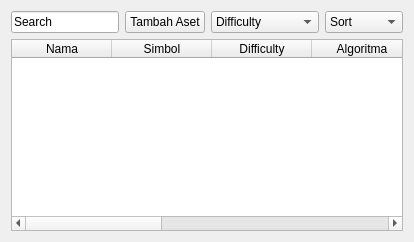
        <widget class="QWidget" name="AsetKripto">
         <attribute name="title">
          <string>Aset Kripto</string>
         </attribute>
         <layout class="QVBoxLayout" name="verticalLayout_7" stretch="0,0">
          <item>
           <layout class="QHBoxLayout" name="horizontalLayout">
            <item>
             <widget class="QLineEdit" name="lineEdit">
              <property name="text">
               <string>Search</string>
              </property>
             </widget>
            </item>
            <item>
             <widget class="QPushButton" name="pushButton_4">
              <property name="text">
               <string>Tambah Aset</string>
              </property>
             </widget>
            </item>
            <item>
             <widget class="QComboBox" name="comboBox">
              <item>
               <property name="text">
                <string>Difficulty</string>
               </property>
              </item>
              <item>
               <property name="text">
                <string>Block Reward</string>
               </property>
              </item>
              <item>
               <property name="text">
                <string>Energy Usage</string>
               </property>
              </item>
             </widget>
            </item>
            <item>
             <widget class="QComboBox" name="comboBox_2">
              <item>
               <property name="text">
                <string>Sort</string>
               </property>
              </item>
              <item>
               <property name="text">
                <string>Smallest</string>
               </property>
              </item>
              <item>
               <property name="text">
                <string>Biggest</string>
               </property>
              </item>
             </widget>
            </item>
           </layout>
          </item>
          <item>
           <widget class="QTableWidget" name="tableWidget">
            <attribute name="horizontalHeaderStretchLastSection">
             <bool>true</bool>
            </attribute>
            <column>
             <property name="text">
              <string>Nama</string>
             </property>
            </column>
            <column>
             <property name="text">
              <string>Simbol</string>
             </property>
            </column>
            <column>
             <property name="text">
              <string>Difficulty</string>
             </property>
            </column>
            <column>
             <property name="text">
              <string>Algoritma</string>
             </property>
            </column>
            <column>
             <property name="text">
              <string>Block Reward</string>
             </property>
            </column>
            <column>
             <property name="text">
              <string>Block Time(det)</string>
             </property>
            </column>
            <column>
             <property name="text">
              <string>Daya(W)</string>
             </property>
            </column>
            <column>
             <property name="text">
              <string>Aksi</string>
             </property>
            </column>
           </widget>
          </item>
         </layout>
        </widget>
